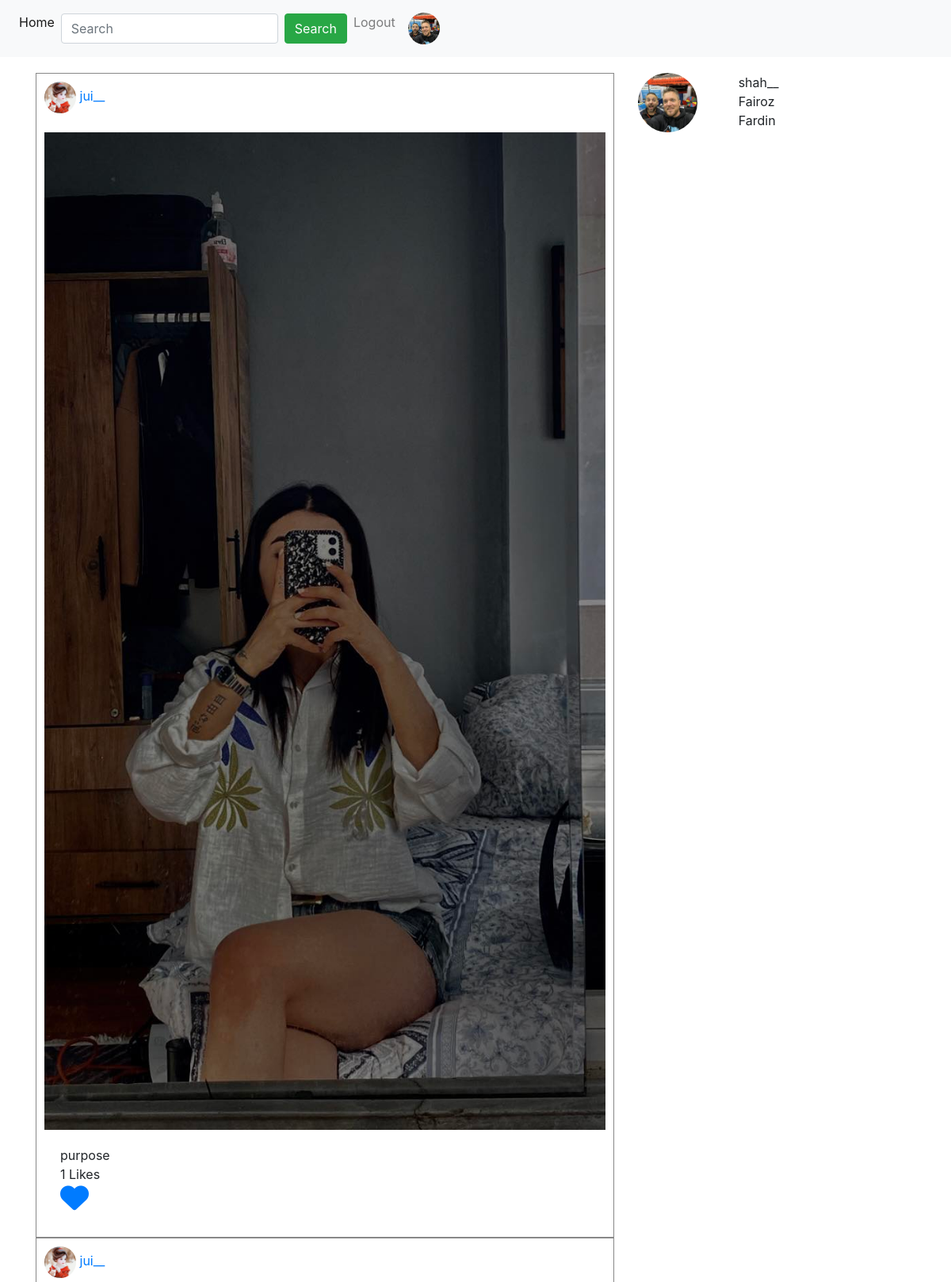
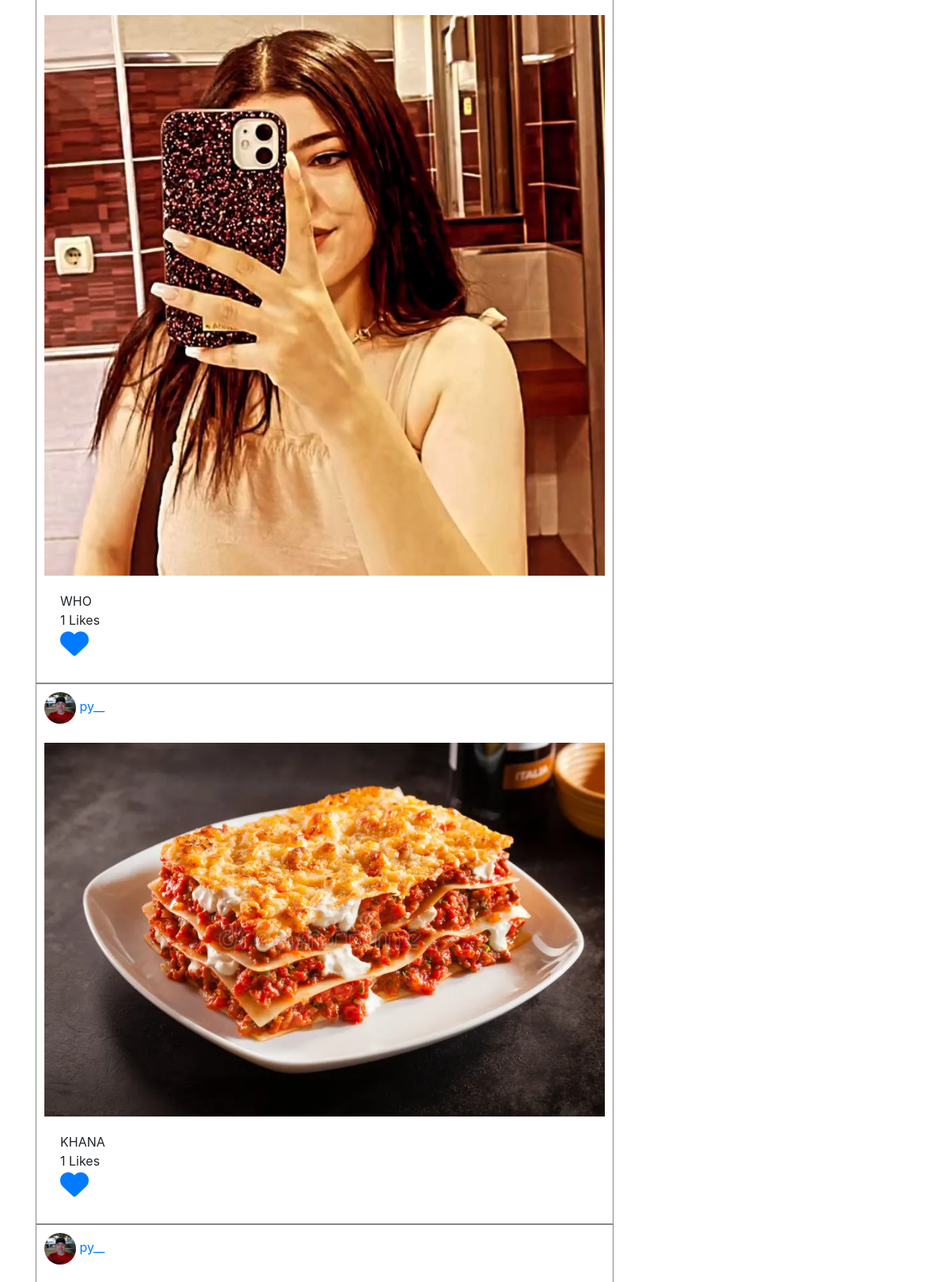
The page /posts/ (signed in, upper part) on the database its author committed (2 pictures, top to bottom).
### App_Login/models.py (models this page shows)
class UserProfile(models.Model):
    user = models.OneToOneField(User, on_delete=models.CASCADE, related_name="user_profile")
    profile_pic = models.ImageField(upload_to='profile_pic', blank=True)
    description = models.TextField(blank=True)
    full_name = models.CharField(max_length=264, blank=True)
    dob = models.DateField(blank=True, null=True)
    website = models.URLField(blank=True)
    facebook = models.URLField(blank=True)

### App_Posts/models.py (models this page shows)
class Post(models.Model):
    author = models.ForeignKey(User, on_delete=models.CASCADE, related_name='post')
    image = models.ImageField(upload_to='post_images', blank=True, null=True)
    caption = models.CharField(max_length=264, blank=True, null=True)
    upload_date = models.DateTimeField(auto_now_add=True)
    upload_date = models.DateTimeField(auto_now=True)
    class Meta:
        ordering = ['-upload_date']

### App_Posts/views.py (the view)
# urls.py: path('', views.home, name='home'),
@login_required
def home(request):
    following_list = Follow.objects.filter(follower=request.user)
    posts = Post.objects.filter(author__in=following_list.values_list('following'))
    liked_post = Like.objects.filter(user=request.user)
    liked_post_list = liked_post.values_list('post', flat=True)
    print(liked_post_list)
    if request.method == 'GET':
        search = request.GET.get('search', '')
        result = User.objects.filter(username__icontains=search)
    return render(request, 'App_Posts/home.html', context={
        'title': 'Home',
        'search': search,
        'result': result,
        'posts': posts,
        'liked_post_list':liked_post_list
        })

### templates/App_Posts/home.html (shortened to what this page needs)
{% extends "navbar.html" %}
{% block body_block %}
    {% if search %}
        {% for user in result %}
            <div class="row">
                <div class="col-sm-2">
                    {% if user.user_profile.profile_pic %}
                        <img src='/media/{{user.user_profile.profile_pic}}' width='75px' height='75px' class='rounded-circle'>
                    {% else %}
                        <img src='/media/save-commentor-pic.jpeg' width='75px' height='75px' class='rounded-circle'>
                    {% endif %}
                </div>
                <div class="col-sm-10">
                    <a href='{% url 'App_Login:user' username=user.username %}'>{{user.username}}</a>
                    <br>
                    {{user.user_profile.full_name}}
                </div>
            </div>
        {% endfor %}
    {% else %}
    <div class="row">
        <div class="col-sm-8">
        {% for post in posts %}
            <div style='border: 1px solid #888888'>
                <div style='padding: 10px'>
                    {% if post.author.user_profile.profile_pic %}
                        <img src='/media/{{post.author.user_profile.profile_pic}}' width='40px' height='40px' class='rounded-circle'>
                    {% else %}
                        <img src='/media/save-commentor-pic.jpeg' width='40px' height='40px' class='rounded-circle'>
                    {% endif %}
                    <a href='{% url 'App_Login:user' username=post.author %}'>{{ post.author }}</a>
                    <br>
                    <br>
                    <img src='/media/{{post.image}}' width='100%'>
                    <div style="padding:20px">
                        {{post.caption}}<br>
                        {{ post.liked_post.count }} Likes <br>
                        {% if post.pk in liked_post_list %}
                        <a href="{% url 'App_Posts:unliked' pk=post.pk %}"><i class="fa fa-heart" style="font-size:36px"></i></a>
                        {% else %}
                        <a href="{% url 'App_Posts:liked' pk=post.pk %}"><i class="fa fa-heart-o" style="font-size:36px"></i></a>
                        {% endif %}
                      </div>
                </div>
            </div>
        {% endfor %}
        </div>
        <div class="col-sm-4">
            <div class="row">
                <div class="col-sm-4">
                    {% if user.user_profile.profile_pic %}
                        <img src='/media/{{user.user_profile.profile_pic}}' width='75px' height='75px' class='rounded-circle'>
                    {% else %}
                        <img src='/media/save-commentor-pic.jpeg' width='75px' height='75px' class='rounded-circle'>
                    {% endif %}
                </div>
                <div class="col-sm-4">
                    {{ user.username}}
                    <br>
                    {{user.user_profile.full_name}}
                </div>
            </div>
        </div>
    </div>
    {% endif %}
{% endblock %}

### templates/navbar.html (shortened to what this page needs)
<!DOCTYPE html>
<html lang="en" dir="ltr">
<head>
  <link rel="stylesheet" href="https://maxcdn.bootstrapcdn.com/bootstrap/4.4.1/css/bootstrap.min.css">
  <link rel="stylesheet" href="https://cdnjs.cloudflare.com/ajax/libs/font-awesome/4.7.0/css/font-awesome.min.css">
</head>
<body>
    <nav class="navbar navbar-expand-sm bg-light navbar-light">
        <ul class="navbar-nav">
          <li class="nav-item active">
            <a class="nav-link" href="{% url 'App_Posts:home' %}">Home</a>
          </li>
          <form class="form-inline" method='GET'>
            <input class="form-control mr-sm-2" name='search' type="text" placeholder="Search">
            <button class="btn btn-success" type="submit">Search</button>
          </form>
          <li class="nav-item">
            <a class="nav-link" href="{% url 'App_Login:logout' %}">Logout</a>
          </li>
          {% if user.user_profile.profile_pic %}
          <li class="nav-item">
            <a class="nav-link" href="{% url 'App_Login:profile' %}" width='40px' height='40px' class='rounded-circle' ><img src='/media/{{user.user_profile.profile_pic}}' width='40px' height='40px' class='rounded-circle'></a>
          </li>
          {% else %}
          <li class="nav-item">
            <a class="nav-link" href="{% url 'App_Login:profile' %}" ><img src='/media/save-commentor-pic.jpeg' width='40px' height='40px' class='rounded-circle'></a>
          </li>
          {% endif %}
        </ul>
      </nav>
    <div class="container" style="padding-top:20px">
        {% block body_block %}
        {% endblock %}
    </div>
</body>

### rows shown on the page
Post: author.user_profile.profile_pic (picture), author "jui__", image (picture), caption "purpose", liked_post.count "1"
Post: author.user_profile.profile_pic (picture), author "jui__", image (picture), caption "WHO", liked_post.count "1"
Post: author.user_profile.profile_pic (picture), author "py__", image (picture), caption "KHANA", liked_post.count "1"
Post: author.user_profile.profile_pic (picture), author "py__"

### other values the page prints
{{ user.username }} "shah__"
{{ user.user_profile.full_name }} "Fairoz Fardin"
